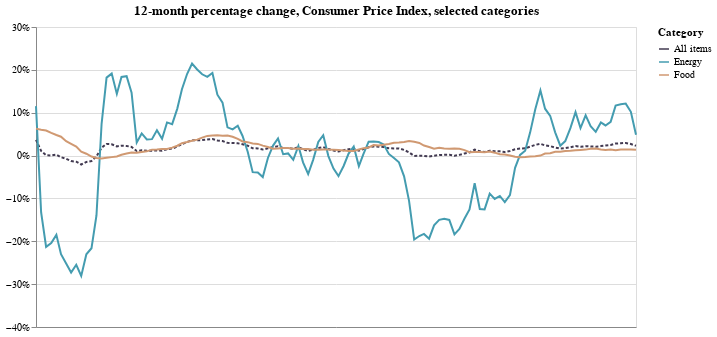

Write notebook code for a chart like this one.
### Code cell
base = alt.Chart(
    category_df,
    title="12-month percentage change, Consumer Price Index, selected categories"
).encode(
    x=alt.X(
        "date:T",
        timeUnit="yearmonth",
        axis=alt.Axis(
            title=None,
            labelAngle=0,
            grid=False,
            # A truly gnarly hack from https://github.com/altair-viz/altair/issues/187
            values=list(pd.to_datetime([
                '2008-10-01',
                '2010-10-01',
                '2012-10-01',
                '2014-10-01',
                '2016-10-01',
                '2018-10-01'
            ]).astype(int) / 10 ** 6)
        ),
    ),
    y=alt.Y(
        "pct_change:Q",
        axis=alt.Axis(title=None, format='%'),
        scale=alt.Scale(domain=[-0.4, 0.3])
    ),
    color=alt.Color(
        "series_items_name:N",
        legend=alt.Legend(title="Category"),
        scale=alt.Scale(range=["#423a51", "#449cb0", "#d09972"])
    )
)

all_items = base.transform_filter(
    alt.datum.series_items_name == 'All items'
).mark_line(strokeDash=[3, 2])

other_items = base.transform_filter(
    alt.datum.series_items_name != 'All items'
).mark_line()

(all_items + other_items).properties(width=600)

### Figure 1 — Vega-Lite specification as saved in the notebook (floating-point values rounded to 4 significant figures; data arrays with more than 128 entries replaced by an {"elided": "..."} marker saying what was removed)
{"$schema": "https://vega.github.io/schema/vega-lite/v2.4.3.json", "config": {"view": {"height": 300, "width": 400}}, "layer": [{"data": {"values": {"elided": "360 records"}}, "encoding": {"color": {"field": "series_items_name", "legend": {"title": "Category"}, "scale": {"range": ["#423a51", "#449cb0", "#d09972"]}, "type": "nominal"}, "x": {"axis": {"grid": false, "labelAngle": 0, "title": null, "values": [1222819200000, 1285891200000, 1349049600000, 1412121600000, 1475280000000, 1538352000000]}, "field": "date", "timeUnit": "yearmonth", "type": "temporal"}, "y": {"axis": {"format": "%", "title": null}, "field": "pct_change", "scale": {"domain": [-0.4, 0.3]}, "type": "quantitative"}}, "mark": {"strokeDash": [3, 2], "type": "line"}, "title": "12-month percentage change, Consumer Price Index, selected categories", "transform": [{"filter": "(datum.series_items_name === 'All items')"}]}, {"data": {"values": {"elided": "360 records"}}, "encoding": {"color": {"field": "series_items_name", "legend": {"title": "Category"}, "scale": {"range": ["#423a51", "#449cb0", "#d09972"]}, "type": "nominal"}, "x": {"axis": {"grid": false, "labelAngle": 0, "title": null, "values": [1222819200000, 1285891200000, 1349049600000, 1412121600000, 1475280000000, 1538352000000]}, "field": "date", "timeUnit": "yearmonth", "type": "temporal"}, "y": {"axis": {"format": "%", "title": null}, "field": "pct_change", "scale": {"domain": [-0.4, 0.3]}, "type": "quantitative"}}, "mark": "line", "title": "12-month percentage change, Consumer Price Index, selected categories", "transform": [{"filter": "(datum.series_items_name !== 'All items')"}]}], "width": 600}
